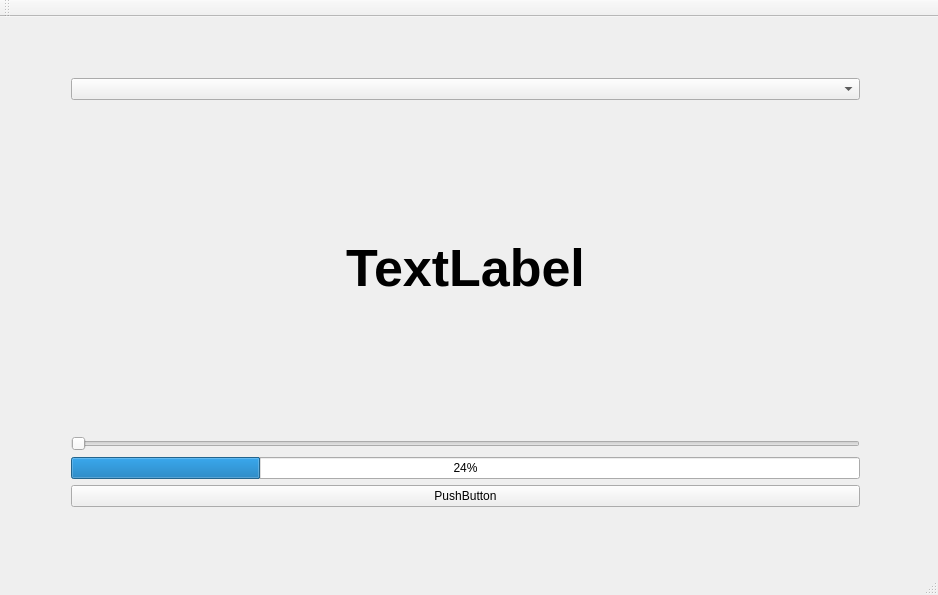
<?xml version="1.0" encoding="UTF-8"?>
<ui version="4.0">
 <class>MainWindow</class>
 <widget class="QMainWindow" name="MainWindow">
  <property name="geometry">
   <rect>
    <x>0</x>
    <y>0</y>
    <width>938</width>
    <height>595</height>
   </rect>
  </property>
  <property name="windowTitle">
   <string>MainWindow</string>
  </property>
  <widget class="QWidget" name="centralWidget">
   <widget class="QWidget" name="">
    <property name="geometry">
     <rect>
      <x>60</x>
      <y>50</y>
      <width>811</width>
      <height>451</height>
     </rect>
    </property>
    <layout class="QVBoxLayout" name="verticalLayout">
     <item>
      <widget class="QComboBox" name="portCombo"/>
     </item>
     <item>
      <widget class="QLabel" name="valueLabel">
       <property name="font">
        <font>
         <pointsize>39</pointsize>
         <weight>75</weight>
         <bold>true</bold>
        </font>
       </property>
       <property name="text">
        <string>TextLabel</string>
       </property>
       <property name="alignment">
        <set>Qt::AlignCenter</set>
       </property>
      </widget>
     </item>
     <item>
      <widget class="QSlider" name="valueSlider">
       <property name="maximum">
        <number>4095</number>
       </property>
       <property name="orientation">
        <enum>Qt::Horizontal</enum>
       </property>
      </widget>
     </item>
     <item>
      <widget class="QProgressBar" name="progressBar">
       <property name="value">
        <number>24</number>
       </property>
      </widget>
     </item>
     <item>
      <widget class="QPushButton" name="connectButton">
       <property name="text">
        <string>PushButton</string>
       </property>
      </widget>
     </item>
    </layout>
   </widget>
  </widget>
  <widget class="QMenuBar" name="menuBar">
   <property name="geometry">
    <rect>
     <x>0</x>
     <y>0</y>
     <width>938</width>
     <height>26</height>
    </rect>
   </property>
  </widget>
  <widget class="QToolBar" name="mainToolBar">
   <attribute name="toolBarArea">
    <enum>TopToolBarArea</enum>
   </attribute>
   <attribute name="toolBarBreak">
    <bool>false</bool>
   </attribute>
  </widget>
  <widget class="QStatusBar" name="statusBar"/>
 </widget>
 <layoutdefault spacing="6" margin="11"/>
 <resources/>
 <connections/>
</ui>
